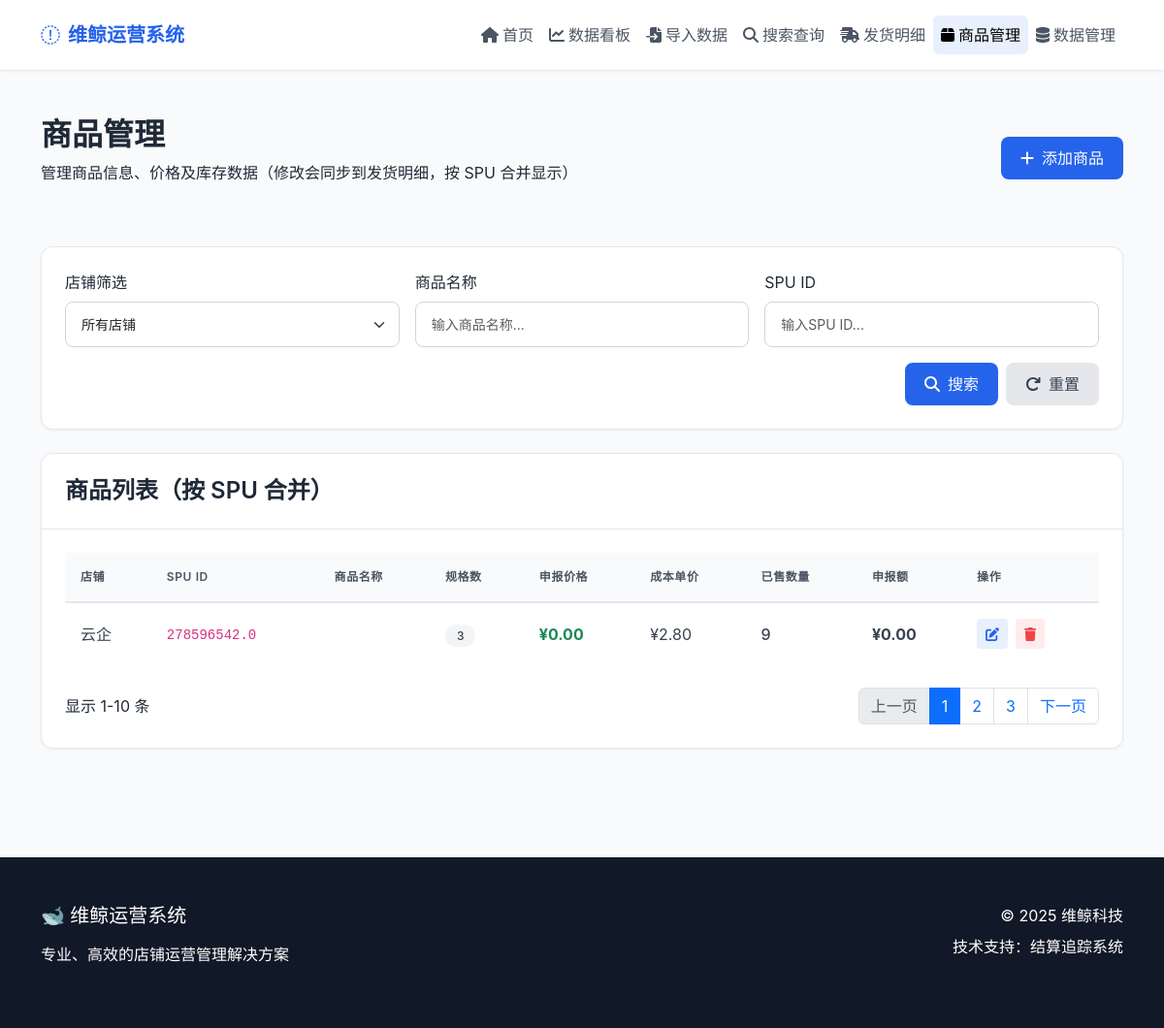
Page /products?spu_id=278596542.0 on the committed database.
### tables this page shows
CREATE TABLE product_prices (
        id INTEGER PRIMARY KEY AUTOINCREMENT,
        shop_id INTEGER,
        spu_id TEXT,           -- 商品SPU ID
        skc_id TEXT,           -- 商品SKC ID（新增）
        sku_id TEXT,           -- 商品SKU ID
        product_name TEXT,     -- 商品名称
        sku_attribute TEXT,    -- 商品属性集（规格）
        unit_price REAL DEFAULT 0,     -- 销售单价
        cost_price REAL DEFAULT 0,     -- 成本单价
        update_date TIMESTAMP DEFAULT CURRENT_TIMESTAMP,
        FOREIGN KEY (shop_id) REFERENCES shops (id),
        UNIQUE(shop_id, spu_id, sku_attribute)
    );

### web_app.py (the view)
@app.route('/products')
def products():
    shop_name = request.args.get('shop')
    spu_id = request.args.get('spu_id')
    product_name = request.args.get('product_name')
    try:
        products_df = database.get_products(
            shop_name=shop_name,
            spu_id=spu_id,
            product_name=product_name
        )
        products_data = products_df.to_dict('records') if not products_df.empty else []
    except Exception as e:
        print(f"获取商品列表出错: {e}")
        products_data = []
    return render_template('minimal_products.html',
                          shops=database.SHOP_LIST,
                          products=products_data,
                          current_shop=shop_name,
                          current_spu_id=spu_id,
                          current_product_name=product_name)

### templates/minimal_products.html (shortened to what this page needs)
{% extends "minimal_base.html" %}
{% block content %}
<div class="container py-5">
    <div class="d-flex justify-content-between align-items-center mb-5">
        <div>
            <h1 class="h2 fw-bold mb-2">商品管理</h1>
            <p class="text-gray-600">管理商品信息、价格及库存数据（修改会同步到发货明细，按 SPU 合并显示）</p>
        </div>
        <button class="btn btn-minimal btn-minimal-primary" data-bs-toggle="modal" data-bs-target="#addProductModal">
            <i class="fas fa-plus me-2"></i>添加商品
        </button>
    </div>
    <div class="minimal-card mb-4">
        <div class="minimal-card-body">
            <div class="row g-3">
                <div class="col-md-4">
                    <label class="form-label">店铺筛选</label>
                    <select class="form-select search-input" id="filterShop">
                        <option value="">所有店铺</option>
                    </select>
                </div>
                <div class="col-md-4">
                    <label class="form-label">商品名称</label>
                    <input type="text" class="form-control search-input" id="filterName" placeholder="输入商品名称...">
                </div>
                <div class="col-md-4">
                    <label class="form-label">SPU ID</label>
                    <input type="text" class="form-control search-input" id="filterSpu" placeholder="输入SPU ID...">
                </div>
            </div>
            <div class="d-flex justify-content-end mt-3">
                <button class="btn btn-minimal btn-minimal-primary me-2" onclick="applyFilters()">
                    <i class="fas fa-search me-2"></i>搜索
                </button>
                <button class="btn btn-minimal" style="background-color: var(--gray-200); color: var(--gray-700);" onclick="resetFilters()">
                    <i class="fas fa-redo me-2"></i>重置
                </button>
            </div>
        </div>
    </div>
    <div class="minimal-card">
        <div class="minimal-card-header">
            <h4 class="mb-0">商品列表（按 SPU 合并）</h4>
        </div>
        <div class="minimal-card-body">
            <div class="table-responsive">
                <table class="minimal-table" id="productsTable">
                    <thead>
                        <tr>
                            <th>店铺</th>
                            <th>SPU ID</th>
                            <th>商品名称</th>
                            <th>规格数</th>
                            <th>申报价格</th>
                            <th>成本单价</th>
                            <th>已售数量</th>
                            <th>申报额</th>
                            <th>操作</th>
                        </tr>
                    </thead>
                    <tbody>
                        {% if products %}
                            {% for p in products %}
                            <tr data-spu="{{ p.spu_id }}" data-shop="{{ p.shop_name }}">
                                <td>{{ p.shop_name }}</td>
                                <td><code>{{ p.spu_id }}</code></td>
                                <td>
                                    <div style="max-width:320px;">
                                    </div>
                                </td>
                                <td>
                                    <span class="badge-minimal" style="background-color: var(--gray-100); color: var(--gray-700);">
                                        {{ p.sku_count if p.sku_count is not none else 1 }}
                                    </span>
                                </td>
                                <td class="fw-bold text-success">¥{{ "%.2f"|format(p.unit_price if p.unit_price is not none else 0) }}</td>
                                <td class="text-gray-600">¥{{ "%.2f"|format(p.cost_price if p.cost_price is not none else 0) }}</td>
                                <td><span class="fw-medium">{{ p.total_sold if p.total_sold is not none else 0 }}</span></td>
                                <td class="fw-bold">¥{{ "%.2f"|format(p.total_sales_amount if p.total_sales_amount is not none else 0) }}</td>
                                <td>
                                    <div class="d-flex gap-2">
                                        <button class="btn btn-sm" style="background-color: rgba(37, 99, 235, 0.1); color: var(--primary-color);" onclick="openEditModal(this)">
                                            <i class="fas fa-edit"></i>
                                        </button>
                                        <button class="btn btn-sm" style="background-color: rgba(239, 68, 68, 0.1); color: var(--danger-color);" onclick="deleteProduct('{{ p.spu_id }}')">
                                            <i class="fas fa-trash"></i>
                                        </button>
                                    </div>
                                </td>
                            </tr>
                            {% endfor %}
                        {% endif %}
                    </tbody>
                </table>
            </div>
            <div class="d-flex justify-content-between align-items-center mt-4">
                <div class="text-gray-600">显示 1-10 条</div>
                <nav>
                    <ul class="pagination mb-0">
                        <li class="page-item disabled">
                            <a class="page-link" href="#" tabindex="-1">上一页</a>
                        </li>
                        <li class="page-item active"><a class="page-link" href="#">1</a></li>
                        <li class="page-item"><a class="page-link" href="#">2</a></li>
                        <li class="page-item"><a class="page-link" href="#">3</a></li>
                        <li class="page-item">
                            <a class="page-link" href="#">下一页</a>
                        </li>
                    </ul>
                </nav>
            </div>
        </div>
    </div>
</div>
{% endblock %}

### templates/minimal_base.html (style rules this page uses)
:root { --primary-color: #2563eb; --primary-light: #3b82f6; --success-color: #10b981; --warning-color: #f59e0b; --danger-color: #ef4444; --gray-50: #f9fafb; --gray-100: #f3f4f6; --gray-200: #e5e7eb; --gray-300: #d1d5db; --gray-400: #9ca3af; --gray-500: #6b7280; --gray-600: #4b5563; --gray-700: #374151; --gray-800: #1f2937; --gray-900: #111827; }
body { background-color: var(--gray-50); font-family: 'Inter', -apple-system, BlinkMacSystemFont, 'Segoe UI', Roboto, sans-serif; color: var(--gray-800); }
.minimal-card { background: white; border-radius: 12px; border: 1px solid var(--gray-200); box-shadow: 0 1px 3px rgba(0, 0, 0, 0.05); transition: box-shadow 0.2s; }
.minimal-card-header { padding: 1.5rem; border-bottom: 1px solid var(--gray-200); background-color: white; border-radius: 12px 12px 0 0; }
.minimal-card-header h4 { margin: 0; font-weight: 600; color: var(--gray-800); }
.minimal-card-body { padding: 1.5rem; }
.btn-minimal { border-radius: 8px; font-weight: 500; padding: 0.625rem 1.25rem; transition: all 0.2s; border: none; }
.btn-minimal-primary { background-color: var(--primary-color); color: white; }
.minimal-table { width: 100%; border-collapse: separate; border-spacing: 0; }
.minimal-table th { background-color: var(--gray-50); color: var(--gray-600); font-weight: 600; padding: 1rem; border-bottom: 2px solid var(--gray-200); text-transform: uppercase; font-size: 0.75rem; letter-spacing: 0.05em; }
.minimal-table td { padding: 1rem; border-bottom: 1px solid var(--gray-200); color: var(--gray-700); }
.minimal-table tr:last-child td { border-bottom: none; }
.badge-minimal { padding: 0.25rem 0.75rem; border-radius: 20px; font-size: 0.75rem; font-weight: 500; }
.search-input { border: 1px solid var(--gray-300); border-radius: 8px; padding: 0.75rem 1rem; font-size: 0.875rem; transition: all 0.2s; }

### rows in the picture
product_prices: shop_name "云企", spu_id "278596542.0", id "3", unit_price "0.00", cost_price "2.80", total_sold "9"
